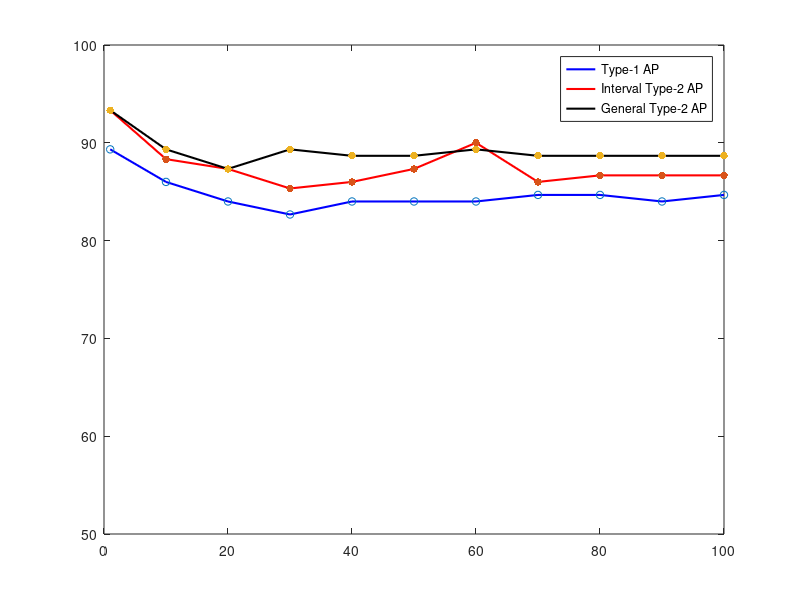

This chart was generated by the following MATLAB code:
betaIT2=[1 10 20 30 40 50 60 70 80 90 100];
acc2=[93.33 88.33 87.33 85.33 86 87.33 90 86 86.67 86.67 86.67];

betaT1=[1 10 20 30 40 50 60 70 80 90 100];
acc1=[89.33  86 84 82.67 84 84 84 84.67 84.67 84 84.67];

betaGT2=[1 10 20 30 40 50 60 70 80 90 100];
acc3=[93.33 89.33 87.33 89.33 88.67 88.67  89.33  88.67 88.67 88.67 88.67 ];


clear y label;
box  on
hold on 

graph1=plot(betaT1,acc1,'blue');
graph2=plot(betaIT2,acc2,'red');
graph3=plot(betaGT2,acc3,'black');
set(graph1,'LineWidth',1.5);
set(graph2,'LineWidth',1.5);
set(graph3,'LineWidth',1.5);
yticks([50 60 70 80 90 100])
scatter(betaT1,acc1,30,'blue');
scatter(betaIT2,acc2,30,'red','filled');
scatter(betaGT2,acc3,30,'black','filled');
legend('Type-1 AP','Interval Type-2 AP' , 'General Type-2 AP');
ylim([50 100]);

hold off